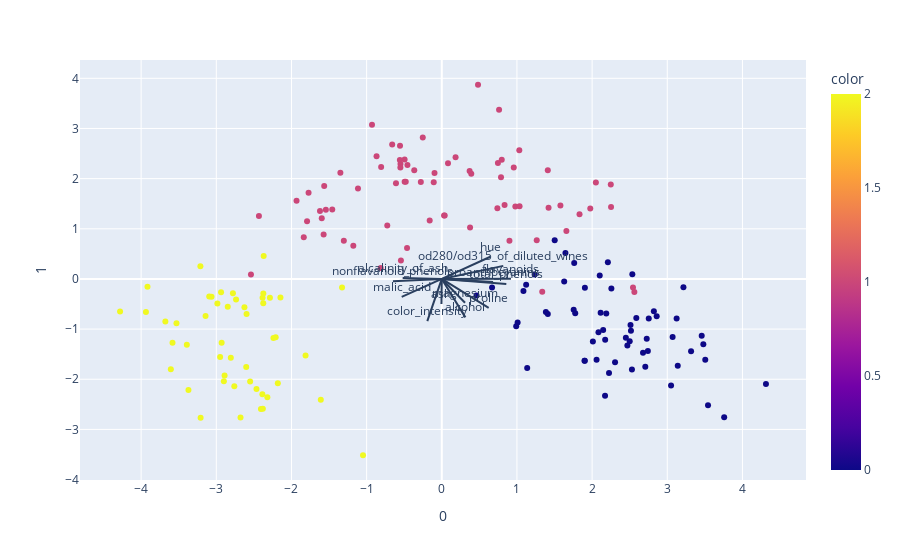

The code cell stored with this chart in its notebook:
### Markdown cell above
## Biplots plot

### Code cell
# import plotly.express as px
# from sklearn.decomposition import PCA
# from sklearn import datasets
# from sklearn.preprocessing import StandardScaler

# df = px.data.iris()
# features = ['sepal_length', 'sepal_width', 'petal_length', 'petal_width']


# THIS IS A BIPLOT (PCA biplot = PCA score plot + loading plot)

X = df_scaled
pca = PCA(n_components=2)
components = pca.fit_transform(X)


features = df.columns
loadings = pca.components_.T * np.sqrt(pca.explained_variance_)

fig = px.scatter(components, x=0, y=1, color=y)

for i, feature in enumerate(features):
    fig.add_shape(
        type='line',
        x0=0, y0=0,
        x1=loadings[i, 0],
        y1=loadings[i, 1]
    )
    fig.add_annotation(
        x=loadings[i, 0],
        y=loadings[i, 1],
        ax=0, ay=0,
        xanchor="center",
        yanchor="bottom",
        text=feature,
    )
fig.show()

### Figure 1 — Plotly figure (JSON) as saved in the notebook; plotly's stock layout.template omitted (floating-point values rounded to 4 significant figures; data arrays with more than 128 entries replaced by an {"elided": "..."} marker saying what was removed)
{"data": [{"hovertemplate": "0=%{x}<br>1=%{y}<br>color=%{marker.color}<extra></extra>", "legendgroup": "", "marker": {"color": {"elided": "178 int values"}, "coloraxis": "coloraxis", "symbol": "circle"}, "mode": "markers", "name": "", "orientation": "v", "showlegend": false, "type": "scatter", "x": {"elided": "178 float values"}, "xaxis": "x", "y": {"elided": "178 float values"}, "yaxis": "y"}], "layout": {"annotations": [{"ax": 0, "ay": 0, "text": "alcohol", "x": 0.314, "xanchor": "center", "y": -0.7664, "yanchor": "bottom"}, {"ax": 0, "ay": 0, "text": "malic_acid", "x": -0.5334, "xanchor": "center", "y": -0.3564, "yanchor": "bottom"}, {"ax": 0, "ay": 0, "text": "ash", "x": -0.004462, "xanchor": "center", "y": -0.5009, "yanchor": "bottom"}, {"ax": 0, "ay": 0, "text": "alcalinity_of_ash", "x": -0.5206, "xanchor": "center", "y": 0.01678, "yanchor": "bottom"}, {"ax": 0, "ay": 0, "text": "magnesium", "x": 0.3089, "xanchor": "center", "y": -0.4748, "yanchor": "bottom"}, {"ax": 0, "ay": 0, "text": "total_phenols", "x": 0.8586, "xanchor": "center", "y": -0.1031, "yanchor": "bottom"}, {"ax": 0, "ay": 0, "text": "flavanoids", "x": 0.9201, "xanchor": "center", "y": 0.005324, "yanchor": "bottom"}, {"ax": 0, "ay": 0, "text": "nonflavanoid_phenols", "x": -0.6494, "xanchor": "center", "y": -0.04561, "yanchor": "bottom"}, {"ax": 0, "ay": 0, "text": "proanthocyanins", "x": 0.6818, "xanchor": "center", "y": -0.06228, "yanchor": "bottom"}, {"ax": 0, "ay": 0, "text": "color_intensity", "x": -0.1928, "xanchor": "center", "y": -0.8399, "yanchor": "bottom"}, {"ax": 0, "ay": 0, "text": "hue", "x": 0.6455, "xanchor": "center", "y": 0.4425, "yanchor": "bottom"}, {"ax": 0, "ay": 0, "text": "od280/od315_of_diluted_wines", "x": 0.8183, "xanchor": "center", "y": 0.2607, "yanchor": "bottom"}, {"ax": 0, "ay": 0, "text": "proline", "x": 0.6238, "xanchor": "center", "y": -0.5782, "yanchor": "bottom"}], "autosize": true, "coloraxis": {"colorbar": {"title": {"text": "color"}}, "colorscale": [[0, "#0d0887"], [0.1111, "#46039f"], [0.2222, "#7201a8"], [0.3333, "#9c179e"], [0.4444, "#bd3786"], [0.5556, "#d8576b"], [0.6667, "#ed7953"], [0.7778, "#fb9f3a"], [0.8889, "#fdca26"], [1, "#f0f921"]]}, "legend": {"tracegroupgap": 0}, "margin": {"t": 60}, "shapes": [{"type": "line", "x0": 0, "x1": 0.314, "y0": 0, "y1": -0.7664}, {"type": "line", "x0": 0, "x1": -0.5334, "y0": 0, "y1": -0.3564}, {"type": "line", "x0": 0, "x1": -0.004462, "y0": 0, "y1": -0.5009}, {"type": "line", "x0": 0, "x1": -0.5206, "y0": 0, "y1": 0.01678}, {"type": "line", "x0": 0, "x1": 0.3089, "y0": 0, "y1": -0.4748}, {"type": "line", "x0": 0, "x1": 0.8586, "y0": 0, "y1": -0.1031}, {"type": "line", "x0": 0, "x1": 0.9201, "y0": 0, "y1": 0.005324}, {"type": "line", "x0": 0, "x1": -0.6494, "y0": 0, "y1": -0.04561}, {"type": "line", "x0": 0, "x1": 0.6818, "y0": 0, "y1": -0.06228}, {"type": "line", "x0": 0, "x1": -0.1928, "y0": 0, "y1": -0.8399}, {"type": "line", "x0": 0, "x1": 0.6455, "y0": 0, "y1": 0.4425}, {"type": "line", "x0": 0, "x1": 0.8183, "y0": 0, "y1": 0.2607}, {"type": "line", "x0": 0, "x1": 0.6238, "y0": 0, "y1": -0.5782}], "xaxis": {"anchor": "y", "autorange": true, "domain": [0, 1], "range": [-4.809, 4.841], "title": {"text": "0"}, "type": "linear"}, "yaxis": {"anchor": "x", "autorange": true, "domain": [0, 1], "range": [-4.087, 4.444], "title": {"text": "1"}, "type": "linear"}}}
